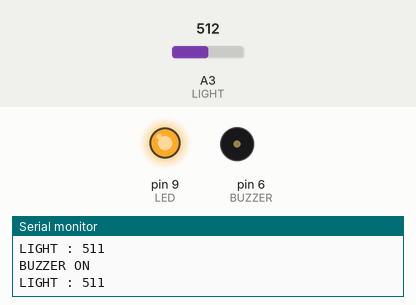
Bench run of a sketch on a simulated Arduino Uno, built with avr-gcc and run on an emulated ATmega328P. On the bench: output pins drawn as LEDs (lit = HIGH), buzzer (waves = sounding), the last lines printed to the serial monitor. The inputs (shaded band) are chosen by the test bench; at power-on: A3 (LIGHT) = 512.

Above: at 2.0 s.
2.1 s: A3 (LIGHT) set to 431
6.6 s: A3 (LIGHT) set to 411
8.5 s: A3 (LIGHT) set to 122
At 10.1 s:
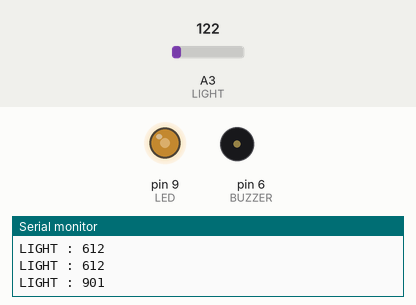
10.7 s: A3 (LIGHT) set to 0
At 11.6 s:
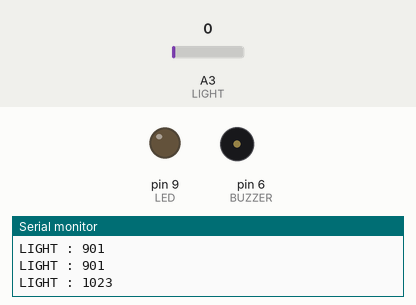
12.7 s: A3 (LIGHT) set to 306
At 14.4 s:
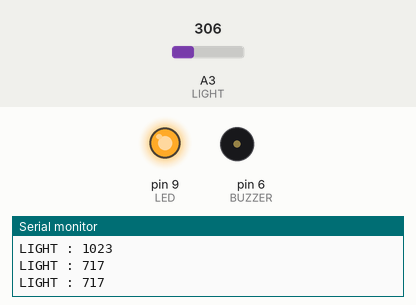
14.7 s: A3 (LIGHT) set to 511
At 16.8 s:
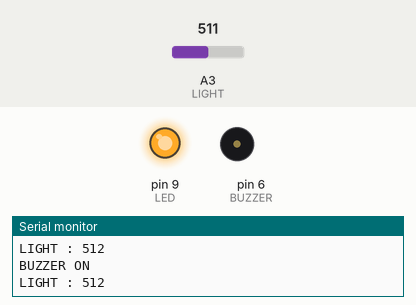
Timing chart, 0 to 20.2 s (numbered marks = the images above; inputs shaded):
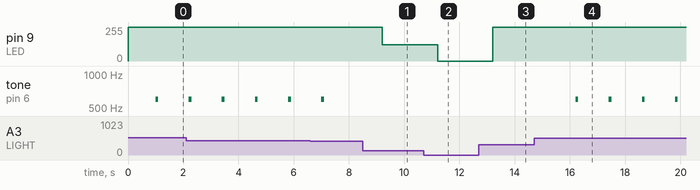

Measured:
- after the input at 8.5 s, pin 9 (LED): 255/255 → 122/255 after 0.70 s
- after the input at 10.7 s, pin 9 (LED): 122/255 → 0/255 after 0.51 s
- after the input at 12.7 s, pin 9 (LED): 0/255 → 255/255 after 0.51 s
- after the input at 14.7 s, tone on pin 6 (BUZZER): alternates 600 Hz for 0.10 s and silent for 1.1 s, starting after 1.5 s
- by itself, tone on pin 6 (BUZZER): alternates 600 Hz for 0.10 s and silent for 1.1 s

The sketch:

Spec_I_ALS.ino
```cpp
#define LIGHT A3
#define LED 9
#define BUZZER 6

void setup() {
  Serial.begin(9600);
  pinMode(LIGHT, INPUT);
  pinMode(LED, OUTPUT);
  pinMode(BUZZER,OUTPUT);
}

void loop() {
  int value = analogRead(LIGHT);
  int data = map(value,0,1023,1023,0);

  Serial.print("LIGHT : ");
  Serial.println(data);

  analogWrite(LED,value);

  delay(1000);

  if (data <= 600){
    tone(BUZZER, 600);
    delay(100);
    noTone(BUZZER);
    delay(100);
    Serial.println("BUZZER ON");
  }
}

// map(value,fromLow,fromHigh,toLow,toHigh) = change the dynamic range of value
```
